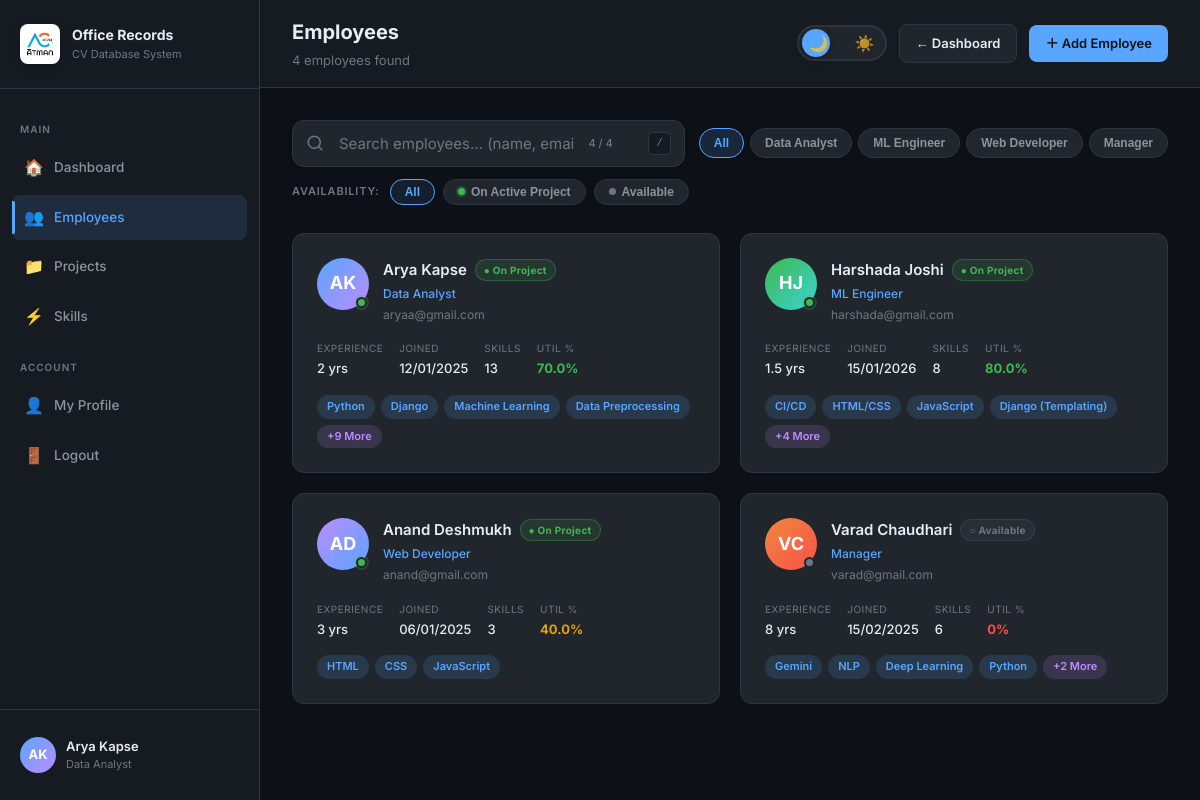
The app's page /employees/ (signed in) with its own data.
### records/models.py (models this page shows, shortened)
class Employee(models.Model):
    ROLE_HR = 'HR'
    ROLE_MANAGER = 'Manager'
    ROLE_EMPLOYEE = 'Employee'
    ROLE_CHOICES = [
        ('HR', 'HR'),
        ('Manager', 'Manager'),
        ('Employee', 'Employee'),
    ]
    emp_id = models.IntegerField(primary_key=True)
    emp_name = models.CharField(max_length=200)
    IAM = models.CharField(max_length=20, choices=ROLE_CHOICES, default='Employee')
    password = models.CharField(max_length=100)
    email = models.EmailField(max_length=200, blank=True, null=True)
    profile_summary = models.TextField(blank=True, null=True)
    linkedin_url = models.CharField(max_length=300, blank=True, null=True)
    github_portfolio_url = models.CharField(max_length=300, blank=True, null=True)
    joining_date = models.CharField(max_length=50, blank=True, null=True)
    manager_id = models.IntegerField(blank=True, null=True)
    designation = models.CharField(max_length=200, blank=True, null=True)
    experience = models.CharField(max_length=50, blank=True, null=True)
    total_utilization = models.FloatField(default=0, blank=True, null=True)
    class Meta:
        db_table = 'employee'
    def get_initials(self):
        parts = self.emp_name.split()
        return ''.join(p[0].upper() for p in parts[:2])

class EmployeeSkill(models.Model):
    employee = models.ForeignKey(Employee, on_delete=models.CASCADE, related_name='employee_skills', db_column='emp_id')
    skill = models.ForeignKey(Skill, on_delete=models.CASCADE, related_name='employee_skills', db_column='skill_id')
    aggregate_rating = models.FloatField(blank=True, null=True)
    class Meta:
        db_table = 'employee_skill'
        unique_together = ('employee', 'skill')

class Skill(models.Model):
    skill_id = models.CharField(max_length=20, primary_key=True)
    skill_name = models.CharField(max_length=200)
    category = models.CharField(max_length=200, blank=True, null=True)
    class Meta:
        db_table = 'skill'

### records/views.py (the view)
    def wrapper(request, *args, **kwargs):
        if not request.session.get('emp_id'):
            return redirect('records:login')
        return view_func(request, *args, **kwargs)

### records/views.py (called while the page is built)
def login_required_custom(view_func):
    def wrapper(request, *args, **kwargs):
        if not request.session.get('emp_id'):
            return redirect('records:login')
        return view_func(request, *args, **kwargs)
    wrapper.__name__ = view_func.__name__
    return wrapper

def get_session_iam(request):
    return request.session.get('IAM', 'Employee')

### templates/records/employee_list.html (shortened to what this page needs)
{% extends "records/base.html" %}
{% block page_title %}Employees{% endblock %}
{% block page_sub %}{{ employees|length }} employee{{ employees|length|pluralize }} found{% endblock %}
{% block topbar_actions %}
<a href="{% url 'records:dashboard' %}" class="btn btn-secondary">← Dashboard</a>
{% if user_iam == 'HR' %}
<a href="{% url 'records:add_employee' %}" class="btn btn-primary">＋ Add Employee</a>
{% endif %}
{% endblock %}
{% block content %}
<div class="smart-search-container">
  <div class="smart-search-row">
    <div class="smart-search-wrap" id="smartSearchWrap">
      <input
        type="text"
        id="liveSearch"
        class="smart-search-input"
        placeholder="Search employees… (name, email, designation)"
        autocomplete="off"
        spellcheck="false"
        value="{{ search }}"
      />
      <div class="smart-search-meta" id="searchMeta"></div>
      <kbd class="smart-search-kbd" id="searchKbd">/</kbd>
    </div>
    <div class="filter-pills" id="filterPills">
      <button class="filter-pill {% if not designation_filter %}active{% endif %}" data-designation="">All</button>
      {% for d in designations %}
      <button class="filter-pill {% if designation_filter == d %}active{% endif %}" data-designation="{{ d }}">{{ d }}</button>
      {% endfor %}
    </div>
  </div>
  <div class="avail-filter-row">
    <span class="avail-label">Availability:</span>
    <button class="avail-pill {% if not availability_filter %}active{% endif %}" data-avail="">All</button>
    <button class="avail-pill {% if availability_filter == 'active' %}active{% endif %}" data-avail="active">
      <span class="status-dot dot-active"></span> On Active Project
    </button>
    <button class="avail-pill {% if availability_filter == 'available' %}active{% endif %}" data-avail="available">
      <span class="status-dot dot-available"></span> Available
    </button>
  </div>
</div>
{% if employees %}
<div class="employee-grid" id="employeeGrid">
  {% for emp in employees %}
  <a href="{% url 'records:employee_detail' emp.emp_id %}"
     class="employee-card"
     data-name="{{ emp.emp_name|lower }}"
     data-email="{{ emp.email|lower }}"
     data-designation="{{ emp.designation|lower }}"
     data-skills="{% for es in emp.employee_skills.all %}{{ es.skill.skill_name|lower }} {% endfor %}"
     data-availability="{% if emp.active_project_count > 0 %}active{% else %}available{% endif %}">
    <div class="emp-card-header">
      <div class="avatar-wrap">
        <div class="avatar" style="background: linear-gradient(135deg,
          {% cycle '#58a6ff,#bc8cff' '#3fb950,#39d4d1' '#bc8cff,#58a6ff' '#f0883e,#f85149' '#39d4d1,#3fb950' %})">
          {{ emp.get_initials }}
        </div>
        <span class="avatar-status-dot {% if emp.active_project_count > 0 %}dot-active{% else %}dot-avail{% endif %}"></span>
      </div>
      <div style="flex:1;min-width:0">
        <div style="display:flex;align-items:center;gap:8px;flex-wrap:wrap">
          <div class="emp-name emp-highlight">{{ emp.emp_name }}</div>
          {% if emp.active_project_count > 0 %}
          <span class="status-badge active">● On Project</span>
          {% else %}
          <span class="status-badge available">○ Available</span>
          {% endif %}
        </div>
        <div class="emp-designation emp-highlight">{{ emp.designation }}</div>
        <div class="emp-email">{{ emp.email }}</div>
      </div>
    </div>
    <div class="emp-meta">
      <div class="meta-item">
        <span class="meta-label">Experience</span>
        <span class="meta-value">{{ emp.experience|default:"—" }}</span>
      </div>
      <div class="meta-item">
        <span class="meta-label">Joined</span>
        <span class="meta-value">{{ emp.joining_date|default:"—" }}</span>
      </div>
      <div class="meta-item">
        <span class="meta-label">Skills</span>
        <span class="meta-value">{{ emp.employee_skills.count }}</span>
      </div>
      <div class="meta-item">
        <span class="meta-label">Util %</span>
        {% with u=emp.total_utilization|default:0 %}
        <span class="meta-value" style="font-weight:700;color:{% if u < 25 %}var(--accent-red){% elif u <= 50 %}#e3a008{% else %}var(--accent-green){% endif %}">{{ u }}%</span>
        {% endwith %}
      </div>
    </div>
    {% if emp.employee_skills.all %}
    <div class="tags">
      {% for es in emp.employee_skills.all|slice:":4" %}
        <span class="badge badge-blue">{{ es.skill.skill_name }}</span>
      {% endfor %}
      {% if emp.employee_skills.count > 4 %}
        <span class="badge badge-purple">+{{ emp.employee_skills.count|add:"-4" }} more</span>
      {% endif %}
    </div>
    {% endif %}
  </a>
  {% endfor %}
</div>
{% else %}
<div class="empty-state" id="emptyInitial">
  <div class="empty-state-icon">🔍</div>
  <div class="empty-state-text">No employees found.</div>
</div>
{% endif %}
{% endblock %}

### templates/records/base.html (shortened to what this page needs)
{% load static %}
<!DOCTYPE html>
<html lang="en">
<head>
  <link rel="stylesheet" href="{% static 'css/style.css' %}?v={{ request.resolver_match.url_name }}{% now 'U' %}"/>
</head>
<body>
<div class="app-layout">
  <aside class="sidebar" id="sidebar">
    <div class="sidebar-brand">
      <div class="brand-icon" style="background:white;padding:4px">
        <img src="{% static 'images/AI_Symbol.png' %}" alt="Logo" style="width:100%;height:100%;object-fit:contain;display:block">
      </div>
      <div class="brand-text">
        <span class="brand-title">Office Records</span>
        <span class="brand-sub">CV Database System</span>
      </div>
    </div>
    <nav class="sidebar-nav">
      <span class="nav-section-label">Main</span>
      <a href="{% url 'records:dashboard' %}"
         class="nav-link {% if request.resolver_match.url_name == 'dashboard' %}active{% endif %}">
        <span class="nav-icon">🏠</span> Dashboard
      </a>
      <a href="{% url 'records:employee_list' %}"
         class="nav-link {% if 'employee' in request.resolver_match.url_name %}active{% endif %}">
        <span class="nav-icon">👥</span> Employees
      </a>
      <a href="{% url 'records:project_list' %}"
         class="nav-link {% if 'project' in request.resolver_match.url_name %}active{% endif %}">
        <span class="nav-icon">📁</span> Projects
      </a>
      <a href="{% url 'records:skills' %}"
         class="nav-link {% if request.resolver_match.url_name == 'skills' %}active{% endif %}">
        <span class="nav-icon">⚡</span> Skills
      </a>
      <span class="nav-section-label">Account</span>
      <a href="{% url 'records:my_profile' %}" class="nav-link">
        <span class="nav-icon">👤</span> My Profile
      </a>
      <a href="{% url 'records:logout' %}" class="nav-link">
        <span class="nav-icon">🚪</span> Logout
      </a>
    </nav>
    <div class="sidebar-footer">
      <a href="{% url 'records:my_profile' %}" class="user-card" style="text-decoration:none">
        <div class="user-avatar" id="sidebarAvatar" data-name="{{ request.session.emp_name|default:'' }}">
        </div>
        <div class="user-info">
          <div class="user-name">{{ request.session.emp_name }}</div>
          <div class="user-role">{{ request.session.designation|default:"Employee" }}</div>
        </div>
      </a>
    </div>
  </aside>
  <main class="main-content">
    <div class="topbar">
      <div style="display:flex; align-items:center; gap:16px;">
        <div>
          <div class="topbar-title">{% block page_title %}Dashboard{% endblock %}</div>
          <div class="topbar-sub">{% block page_sub %}{% endblock %}</div>
        </div>
      </div>
      <div class="topbar-actions">
        <div class="theme-switch" id="themeToggle" title="Toggle Light/Dark Mode">
          <span>🌙</span>
          <span>☀️</span>
          <div class="switch-knob"></div>
        </div>
        {% block topbar_actions %}{% endblock %}
      </div>
    </div>
    <div class="page-content animate-fade-in">
      {% block content %}{% endblock %}
    </div>
  </main>
</div>
</body>
</html>

### templates/records/base.html (style rules this page uses)
.theme-switch { position: relative; width: 90px; height: 36px; border: 2px solid var(--border); border-radius: 999px; background: var(--bg-card); display: flex; align-items: center; justify-content: space-between; padding: 0 10px; cursor: pointer; flex-shrink: 0; user-select: none; }
.theme-switch span { font-size: 16px; z-index: 2; user-select: none; opacity: 0.7; transition: opacity 0.3s ease, transform 0.3s ease; }
.theme-switch .switch-knob { position: absolute; top: 2px; left: 3px; width: 28px; height: 28px; background: var(--accent-blue, #58a6ff); border-radius: 50%; transition: transform 0.35s cubic-bezier(0.34, 1.56, 0.64, 1), background 0.35s ease; box-shadow: 0 2px 8px rgba(0,0,0,0.3); pointer-events: none; }

### templates/records/employee_list.html (style rules this page uses)
.smart-search-container { margin-bottom: 28px; }
.smart-search-row { display: flex; align-items: center; gap: 14px; flex-wrap: wrap; }
.smart-search-wrap { position: relative; flex: 1; min-width: 260px; display: flex; align-items: center; }
.smart-search-input { width: 100%; padding: 13px 110px 13px 46px; background: var(--bg-card); border: 1.5px solid var(--border); border-radius: 12px; color: var(--text-primary); font-size: 15px; font-family: inherit; outline: none; transition: all 0.25s cubic-bezier(0.4,0,0.2,1); box-shadow: 0 2px 8px rgba(0,0,0,0.2); }
.smart-search-input::placeholder { color: var(--text-muted); }
.smart-search-meta { position: absolute; right: 72px; font-size: 11px; color: var(--text-muted); font-weight: 500; white-space: nowrap; pointer-events: none; }
.smart-search-kbd { position: absolute; right: 14px; background: var(--bg-secondary); border: 1px solid var(--border); border-radius: 5px; padding: 2px 7px; font-size: 11px; color: var(--text-muted); font-family: monospace; pointer-events: none; }
.filter-pills { display: flex; gap: 6px; flex-wrap: wrap; align-items: center; }
.filter-pill { padding: 7px 14px; border-radius: 999px; font-size: 12px; font-weight: 600; border: 1.5px solid var(--border); background: var(--bg-card); color: var(--text-secondary); cursor: pointer; transition: all 0.2s; white-space: nowrap; }
.filter-pill.active { background: rgba(88,166,255,0.15); color: var(--accent-blue); border-color: var(--accent-blue); }
.avail-filter-row { display: flex; align-items: center; gap: 8px; flex-wrap: wrap; margin-top: 12px; }
.avail-label { font-size: 11px; text-transform: uppercase; letter-spacing: 0.8px; font-weight: 600; color: var(--text-muted); margin-right: 2px; }
.avail-pill { display: inline-flex; align-items: center; gap: 6px; padding: 5px 14px; border-radius: 999px; font-size: 12px; font-weight: 600; border: 1.5px solid var(--border); background: var(--bg-card); color: var(--text-secondary); cursor: pointer; transition: all 0.2s; white-space: nowrap; }
.avail-pill.active { background: rgba(88,166,255,0.1); color: var(--accent-blue); border-color: var(--accent-blue); }
.status-dot { width: 7px; height: 7px; border-radius: 50%; display: inline-block; flex-shrink: 0; }
.dot-active { background: var(--accent-green); box-shadow: 0 0 0 2px rgba(63,185,80,0.25); animation: pulse-dot 2s ease-in-out infinite; }
.dot-available { background: var(--text-muted); }
.avatar-wrap { position: relative; flex-shrink: 0; }
.avatar-status-dot { position: absolute; bottom: 2px; right: 2px; width: 11px; height: 11px; border-radius: 50%; border: 2px solid var(--bg-card); }
.avatar-status-dot.dot-active { background: var(--accent-green); animation: pulse-dot 2s ease-in-out infinite; }
.avatar-status-dot.dot-avail { background: var(--text-muted); }
.status-badge { font-size: 10px; font-weight: 700; padding: 2px 8px; border-radius: 999px; letter-spacing: 0.3px; white-space: nowrap; }
.status-badge.active { background: rgba(63,185,80,0.12); color: var(--accent-green); border: 1px solid rgba(63,185,80,0.3); }
.status-badge.available { background: rgba(110,118,129,0.1); color: var(--text-muted); border: 1px solid rgba(110,118,129,0.2); }

### records on screen
Employee: session.emp_name "Arya Kapse", session.designation "Data Analyst", get_initials "AK", shows "● On Project", email "aryaa@gmail.com", experience "2 yrs", joining_date "12/01/2025", employee_skills.count "13", total_utilization "70.0", employee_skills.count|add "9"
EmployeeSkill: skill.skill_name "Python"
EmployeeSkill: skill.skill_name "Django"
EmployeeSkill: skill.skill_name "Machine Learning"
EmployeeSkill: skill.skill_name "Data Preprocessing"
Employee: get_initials "HJ", shows "● On Project", email "harshada@gmail.com", experience "1.5 yrs", joining_date "15/01/2026", employee_skills.count "8", total_utilization "80.0", employee_skills.count|add "4"
EmployeeSkill: skill.skill_name "CI/CD"
EmployeeSkill: skill.skill_name "HTML/CSS"
EmployeeSkill: skill.skill_name "JavaScript"
EmployeeSkill: skill.skill_name "Django (Templating)"
Employee: get_initials "AD", shows "● On Project", email "anand@gmail.com", experience "3 yrs", joining_date "06/01/2025", employee_skills.count "3", total_utilization "40.0"
EmployeeSkill: skill.skill_name "HTML"
EmployeeSkill: skill.skill_name "CSS"
EmployeeSkill: skill.skill_name "JavaScript"
Employee: get_initials "VC", shows "○ Available", email "varad@gmail.com", experience "8 yrs", joining_date "15/02/2025", employee_skills.count "6", emp "0", employee_skills.count|add "2"
EmployeeSkill: skill.skill_name "Gemini"
EmployeeSkill: skill.skill_name "NLP"
EmployeeSkill: skill.skill_name "Deep Learning"
EmployeeSkill: skill.skill_name "Python"

### other values on screen
{{ employees|length }} "4"
{{ d }} "Data Analyst" "ML Engineer" "Web Developer" "Manager"
